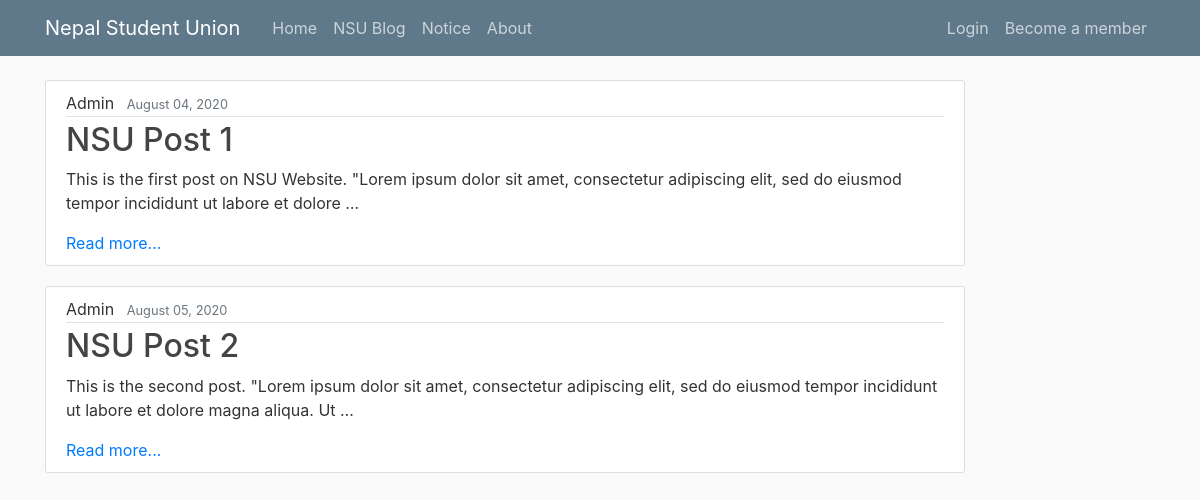
Screenshot of /blog/ with the database file from the repository.
### blog/models.py (models this page shows, shortened)
class Post(models.Model):
    title = models.CharField(max_length=100)
    content = models.TextField()
    date_posted = models.DateTimeField(default=timezone.now)
    author = models.ForeignKey(User, on_delete=models.CASCADE)

### blog/views.py (the view)
# urls.py: path('', views.home, name='blog-home'),
def blog(request):
    context = {
        'posts': Post.objects.all()
    }
    return render(request, 'blog/blog.html', context)

### blog/templates/blog/blog.html
{% extends "blog/base.html" %}
{% block content %}
    {% for post in posts %}
        <article class="media content-section">
          <div class="media-body">
            <div class="article-metadata">
              <a class="mr-2">{{ post.author }}</a>
              <small class="text-muted">{{ post.date_posted|date:"F d, Y" }}</small>
            </div>
            <h2><a class="article-title">{{ post.title }}</a></h2>
            <p class="article-content">{{ post.content|truncatewords:"25" }}</p>
            <a href="{% url 'blog-read_more' post.id %}">Read more...</a>
          </div>
        </article>
    {% endfor %}
{% endblock content %}

### blog/templates/blog/base.html (shortened to what this page needs)
{% load static %}
<!DOCTYPE html>
<html>
<head>
    <link rel="stylesheet" href="https://maxcdn.bootstrapcdn.com/bootstrap/4.0.0/css/bootstrap.min.css">
    <link rel="stylesheet" type="text/css" href="{% static 'blog/main.css' %}">
</head>
<body>
    <header class="site-header">
      <nav class="navbar navbar-expand-md navbar-dark bg-steel fixed-top">
        <div class="container">
          <a class="navbar-brand mr-4" href="{% url 'blog-home' %}">Nepal Student Union</a>
          <div class="collapse navbar-collapse" id="navbarToggle">
            <div class="navbar-nav mr-auto">
              <a class="nav-item nav-link" href="{% url 'blog-home' %}">Home</a>
              <a class="nav-item nav-link" href="{% url 'blog-blog' %}">NSU Blog</a>
              <a class="nav-item nav-link" href="{% url 'blog-notice' %}">Notice</a>
              <a class="nav-item nav-link" href="{% url 'blog-about' %}">About</a>
            </div>
            <div class="navbar-nav">
              {% if user.is_authenticated %}
              <a class="nav-item nav-link" href="{% url 'logout'%}">Logout</a>
              {% else %}
              <a class="nav-item nav-link" href="{% url 'login'%}">Login</a>
              <a class="nav-item nav-link" href="{% url 'register'%}">Become a member</a>
              {% endif %}
            </div>
          </div>
        </div>
      </nav>
    </header>
    <main role="main" class="container">
      <div class="row">
        <div class="col-md-10">
          {% block content %}{% endblock %}
        </div>
      </div>
    </main>
</body>
</html>

### blog/static/blog/main.css (style rules this page uses)
body { background: #fafafa; color: #333333; margin-top: 5rem; }
h1, h2, h3, h4, h5, h6 { color: #444444; }
.bg-steel { background-color: #5f788a; }
.site-header .navbar-nav .nav-link { color: #cbd5db; }
.content-section { background: #ffffff; padding: 10px 20px; border: 1px solid #dddddd; border-radius: 3px; margin-bottom: 20px; }
.article-title { color: #444444; }
.article-content { white-space: pre-line; }
.article-metadata { padding-bottom: 1px; margin-bottom: 4px; border-bottom: 1px solid #e3e3e3 }

### rows the page displays
Post: author "Admin", date_posted "August 04, 2020", title "NSU Post 1", content "This is the first post on NSU Website. \"Lorem ipsum dolor sit amet, consectetur adipiscing elit, sed do eiusmod tempor incididunt ut labore et dolore …"
Post: author "Admin", date_posted "August 05, 2020", title "NSU Post 2", content "This is the second post. \"Lorem ipsum dolor sit amet, consectetur adipiscing elit, sed do eiusmod tempor incididunt ut labore et dolore magna aliqua. Ut …"
